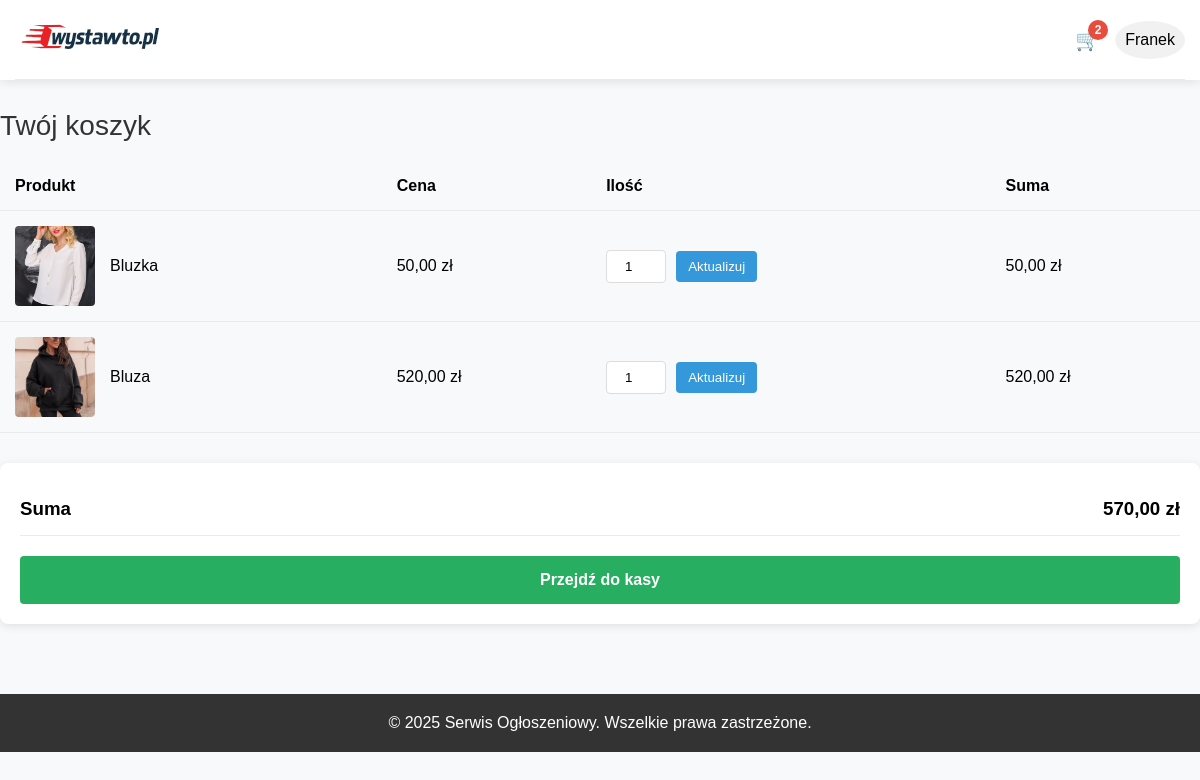
Screenshot of /SklepKACZKARP/cart.php (signed in) with the database file from the repository.
### tables this page shows
CREATE TABLE `cart` (
  `CartID` int(11) NOT NULL,
  `UserID` int(11) NOT NULL,
  `ProductID` int(11) NOT NULL,
  `Quantity` int(11) NOT NULL DEFAULT 1,
  `DateAdded` datetime DEFAULT current_timestamp()
);

CREATE TABLE `products` (
  `ProductID` int(11) NOT NULL,
  `SellerID` int(11) NOT NULL,
  `CategoryID` int(11) NOT NULL,
  `Title` varchar(100) NOT NULL,
  `Description` text DEFAULT NULL,
  `Price` decimal(10,2) NOT NULL,
  `Quantity` int(11) DEFAULT 1,
  `Condition` enum('new','used','refurbished') NOT NULL,
  `PostedDate` datetime DEFAULT current_timestamp(),
  `Status` enum('active','sold','cancelled') DEFAULT 'active'
);

### SklepKACZKARP/cart.php (the view, shortened to what this page needs)
<?php
$conn = new mysqli("localhost", "root", "", "sklep_internetowy");
$user_id = $_SESSION['user_id'];
$cart_items = [];
$total_price = 0;
$sql = "SELECT c.CartID, c.ProductID, c.Quantity, p.Title, p.Price, p.SellerID,
        (SELECT ImageURL FROM productimages WHERE ProductID = p.ProductID AND IsPrimary = TRUE LIMIT 1) as PrimaryImage
        FROM cart c
        JOIN products p ON c.ProductID = p.ProductID
        WHERE c.UserID = ?";
$stmt = $conn->prepare($sql);
$stmt->bind_param("i", $user_id);
$stmt->execute();
$result = $stmt->get_result();
while ($row = $result->fetch_assoc()) {
    $row['Subtotal'] = $row['Price'] * $row['Quantity'];
    $total_price += $row['Subtotal'];
    $cart_items[] = $row;
}
?>
<!DOCTYPE html>
<html lang="pl">
<head>
</head>
<body>
    <?php
    $cart_count = 0;
    foreach ($cart_items as $item) {
        $cart_count += $item['Quantity'];
    }
    ?>
    <header>
        <div class="container">
            <div class="header-top">
                <div class="logo-area">
                    <a href="dashboard.php"><img src="logo-sklepu.png" alt="logo"></a>
                </div>
                <div class="user-area">
                    <div class="cart-icon" onclick="location.href='cart.php'">
                        🛒 <span class="cart-count"><?php echo $cart_count; ?></span>
                    </div>
                    <div class="user-icon" onclick="toggleUserMenu()">
                        <?php echo htmlspecialchars($_SESSION['username']); ?>
                    </div>
                </div>
            </div>
        </div>
    </header>
    <main class="main-content container">
        <div class="section-title">Twój koszyk</div>
        <?php if (empty($cart_items)): ?>
            <div class="empty-cart">
                <h2>Twój koszyk jest pusty</h2>
                <p>Dodaj produkty do koszyka, aby rozpocząć zakupy.</p>
                <a href="dashboard.php" class="continue-shopping">Kontynuuj zakupy</a>
            </div>
        <?php else: ?>
            <table class="cart-table">
                <thead>
                    <tr>
                        <th>Produkt</th>
                        <th>Cena</th>
                        <th>Ilość</th>
                        <th>Suma</th>
                    </tr>
                </thead>
                <tbody>
                    <?php foreach ($cart_items as $item): ?>
                        <tr>
                            <td data-label="Produkt">
                                <div style="display: flex; align-items: center;">
                                    <img src="<?php echo $item['PrimaryImage'] ?: 'default-product-image.jpg'; ?>" alt="<?php echo htmlspecialchars($item['Title']); ?>" class="product-image">
                                    <div style="margin-left: 15px;">
                                        <a href="product.php?id=<?php echo $item['ProductID']; ?>"><?php echo htmlspecialchars($item['Title']); ?></a>
                                    </div>
                                </div>
                            </td>
                            <td data-label="Cena"><?php echo number_format($item['Price'], 2, ',', ' '); ?> zł</td>
                            <td data-label="Ilość">
                                <form method="post" style="display: flex; align-items: center;">
                                    <input type="number" name="quantity" value="<?php echo $item['Quantity']; ?>" min="0" class="quantity-input">
                                    <button type="submit" class="update-btn">Aktualizuj</button>
                                </form>
                            </td>
                            <td data-label="Suma"><?php echo number_format($item['Subtotal'], 2, ',', ' '); ?> zł</td>
                        </tr>
                    <?php endforeach; ?>
                </tbody>
            </table>
            <div class="checkout-section">
                <div class="checkout-total">
                    <h3>Suma</h3>
                    <h3><?php echo number_format($total_price, 2, ',', ' '); ?> zł</h3>
                </div>
                <a href="checkout2.php" class="checkout-btn" style="display: block; text-align: center; text-decoration: none;">Przejdź do kasy</a>
            </div>
        <?php endif; ?>
    </main>
    <footer class="footer">
        <div class="container">
            <p>&copy; 2025 Serwis Ogłoszeniowy. Wszelkie prawa zastrzeżone.</p>
        </div>
    </footer>
</body>
</html>

### SklepKACZKARP/cart.php (style rules this page uses)
* { margin: 0; padding: 0; box-sizing: border-box; font-family: Arial, sans-serif; }
body { background-color: #f8f9fa; }
.container { max-width: 1200px; margin: 0 auto; padding: 0 15px; }
header { background-color: #fff; box-shadow: 0 2px 10px rgba(0, 0, 0, 0.1); position: relative; }
.header-top { display: flex; justify-content: space-between; align-items: center; padding: 15px 0; border-bottom: 1px solid #eaeaea; }
.logo-area { font-size: 24px; font-weight: bold; }
.user-area { position: relative; display: flex; align-items: center; gap: 15px; }
.user-icon { cursor: pointer; font-size: 16px; padding: 10px; border-radius: 50%; background-color: #f1f1f1; }
.cart-icon { position: relative; cursor: pointer; font-size: 20px; }
.cart-count { position: absolute; top: -8px; right: -8px; background-color: #e74c3c; color: white; border-radius: 50%; width: 20px; height: 20px; display: flex; justify-content: center; align-items: center; font-size: 12px; font-weight: bold; }
.main-content { padding: 30px 0; }
.section-title { font-size: 28px; margin-bottom: 20px; color: #333; }
.cart-table { width: 100%; border-collapse: collapse; margin-bottom: 30px; }
.cart-table th, .cart-table td { padding: 15px; text-align: left; border-bottom: 1px solid #eaeaea; }
.cart-table th { background-color: #f8f9fa; font-weight: bold; }
.product-image { width: 80px; height: 80px; object-fit: cover; border-radius: 4px; }
.quantity-input { width: 60px; padding: 8px; border: 1px solid #ddd; border-radius: 4px; text-align: center; }
.update-btn { padding: 8px 12px; background-color: #3498db; color: white; border: none; border-radius: 4px; cursor: pointer; margin-left: 10px; }
.checkout-section { background-color: #fff; padding: 20px; border-radius: 8px; box-shadow: 0 2px 10px rgba(0, 0, 0, 0.1); }
.checkout-total { display: flex; justify-content: space-between; padding: 15px 0; border-bottom: 1px solid #eaeaea; margin-bottom: 20px; }
.checkout-btn { width: 100%; padding: 15px; background-color: #27ae60; color: white; border: none; border-radius: 4px; font-size: 16px; font-weight: bold; cursor: pointer; transition: background-color 0.3s; }
.footer { background-color: #333; color: white; text-align: center; padding: 20px 0; margin-top: 40px; }
a { text-decoration: none; color: inherit; }

### rows the page displays
cart: shows a picture, ProductID.Title "Bluzka", ProductID.Price "50,00", quantity "1", Subtotal "50,00"
cart: shows a picture, ProductID.Title "Bluza", ProductID.Price "520,00", quantity "1", Subtotal "520,00"

### other values shown
$cart_count "2"
$_SESSION['username'] "Franek"
$total_price "570,00"
